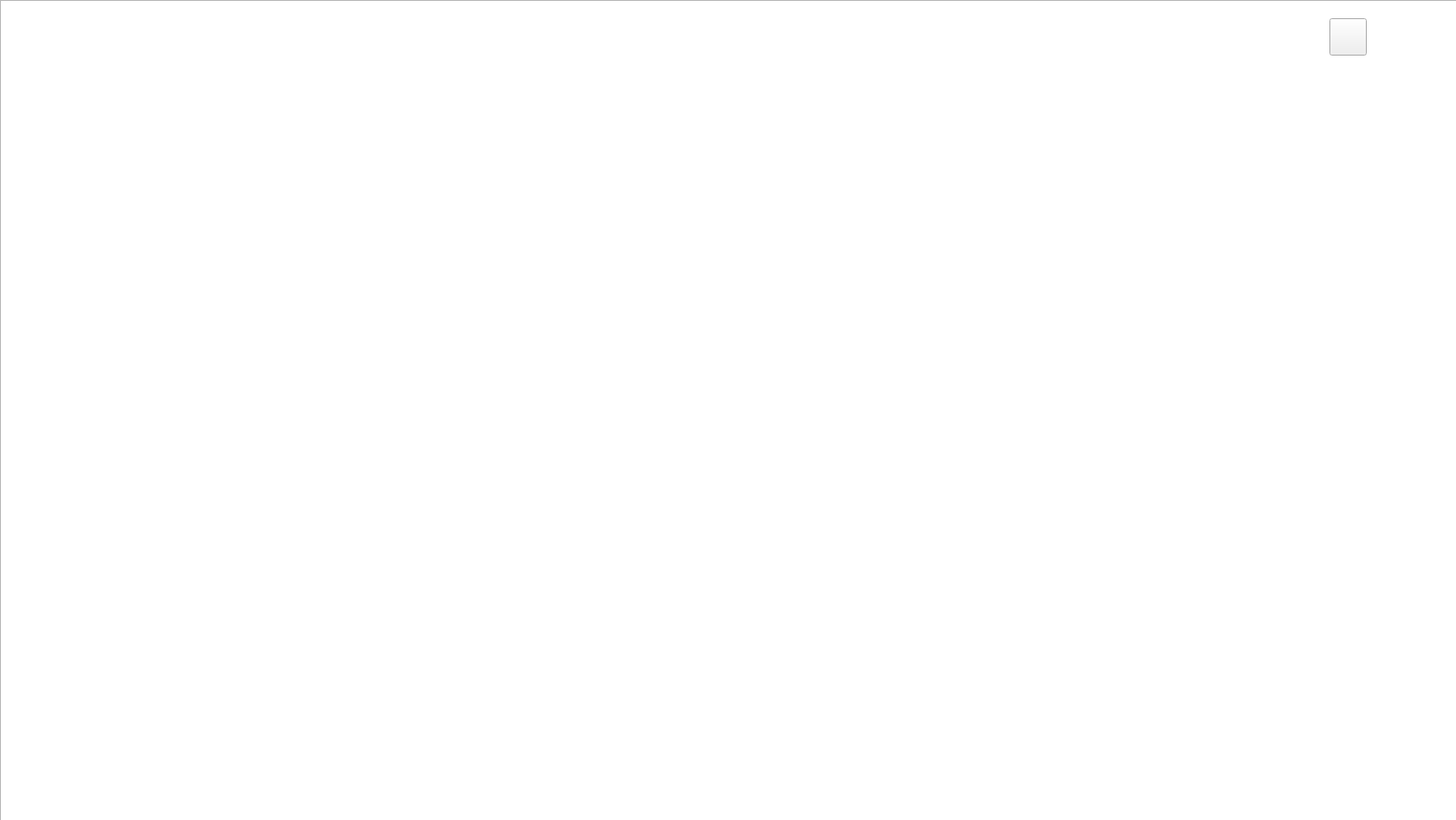
<?xml version="1.0" encoding="UTF-8"?>
<ui version="4.0">
 <class>Juego</class>
 <widget class="QWidget" name="Juego">
  <property name="geometry">
   <rect>
    <x>0</x>
    <y>0</y>
    <width>1599</width>
    <height>900</height>
   </rect>
  </property>
  <property name="windowTitle">
   <string>Form</string>
  </property>
  <widget class="QGraphicsView" name="graphicsView">
   <property name="geometry">
    <rect>
     <x>0</x>
     <y>0</y>
     <width>1601</width>
     <height>901</height>
    </rect>
   </property>
  </widget>
  <widget class="QPushButton" name="pushButton">
   <property name="geometry">
    <rect>
     <x>1460</x>
     <y>20</y>
     <width>41</width>
     <height>41</height>
    </rect>
   </property>
   <property name="text">
    <string/>
   </property>
  </widget>
 </widget>
 <resources/>
 <connections/>
</ui>
